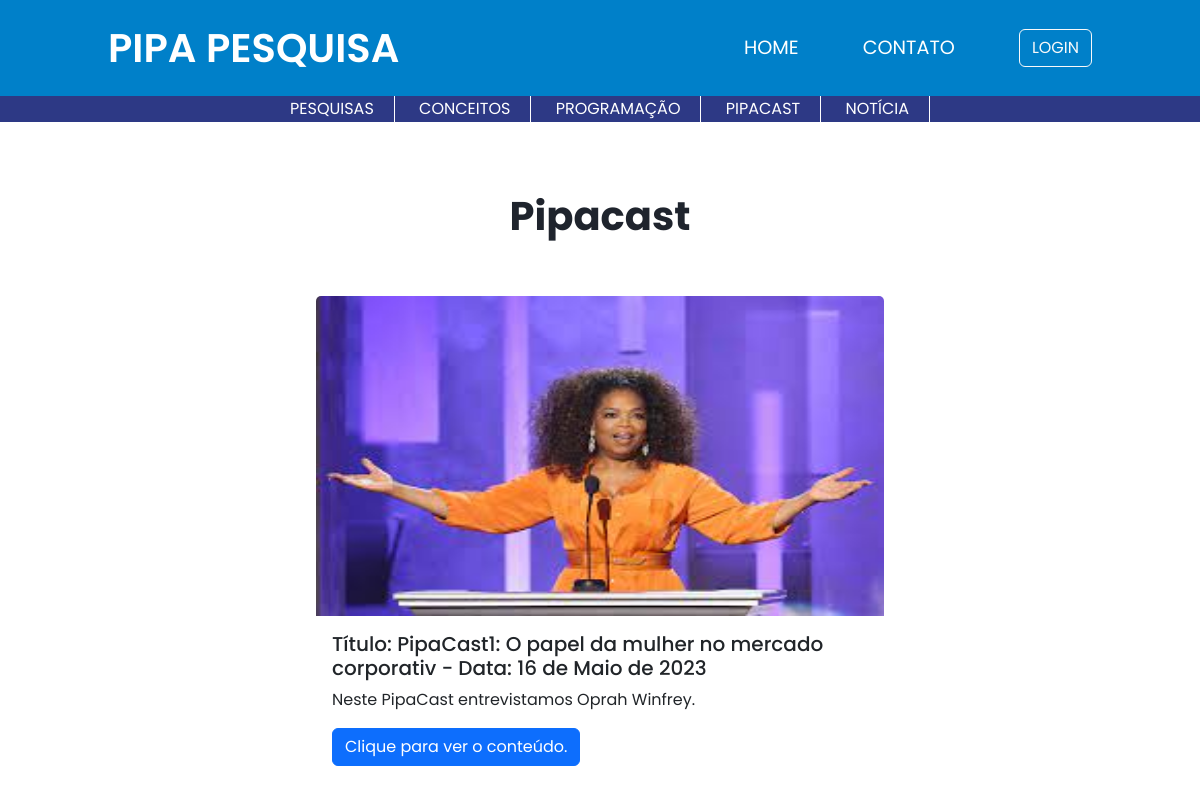
/programacao/list/, run on the app's committed database.
### relatorioapp/models.py (models this page shows)
class Programacao(models.Model):
    titulo = models.CharField(max_length=300)
    descricao = models.CharField(max_length=3000)
    tipo = models.CharField(choices=[('Programacao', 'Programação'),
                                     ('Pipacast', 'Pipacast') ], max_length=50)
    subtipo = models.CharField(choices=[('pdf', 'pdf'), ('blog', 'blog')], max_length=50,
                               default='blog')
    autor = models.CharField(max_length=30, null=True, blank=True)
    data = models.DateField()
    paragrafo1 = models.CharField(max_length=10000, null=True, blank=True)
    paragrafo2 = models.CharField(max_length=10000, null=True, blank=True)
    paragrafo3 = models.CharField(max_length=10000, null=True, blank=True)
    paragrafo4 = models.CharField(max_length=10000, null=True, blank=True)
    paragrafo5 = models.CharField(max_length=10000, null=True, blank=True)
    arquivo = models.FileField(upload_to='pdfs/', blank=True, null=True)
    imagem_thumb = models.ImageField(upload_to='images_thumb/', blank=True, null=True)
    imagem_post = models.ImageField(upload_to='images/', blank=True, null=True)
    legenda_imagem = models.CharField(max_length=300, blank=True, null=True)
    link = models.CharField(max_length=300, null=True, blank=True)
    class Meta:
        verbose_name_plural = 'programacoes'

### relatorioapp/views.py (the view)
# urls.py: path('programacao/list/', views.ProgramacaoListView.as_view(), name='list_programacao'),
class ProgramacaoListView(ListView):
    model = Programacao
    queryset = Programacao.objects.order_by('data')
    context_object_name = "lista_da_programacao"
    def get_queryset(self):
        tipo = self.request.GET.get('tipo')
        if tipo:
            return Programacao.objects.filter(tipo=tipo)
        else:
            return Programacao.objects.all()
    def get_context_data(self, **kwargs):
        context = super().get_context_data(**kwargs)
        tipo = self.request.GET.get('tipo')
        subtipo = self.request.GET.get('subtipo')
        if tipo == 'Programacao':
            context['tipo_nome']='programacao'
        elif tipo == 'Pipacast':
            context['tipo_nome']='pipacast'
        if subtipo == 'pdf':
            context['subtipo_nome']='pdf'
        elif subtipo =='blog':
            context['subtipo_nome']='blog'
        return context

### relatorioapp/templates/relatorioapp/programacao_list.html (shortened to what this page needs)
{% load static %}
<!DOCTYPE html>
<html lang="pt-br">
<head>
    <link href="https://cdn.jsdelivr.net/npm/bootstrap@5.3.0-alpha2/dist/css/bootstrap.min.css" rel="stylesheet">
    <link href='https://unpkg.com/boxicons@2.1.4/css/boxicons.min.css' rel='stylesheet'>
    <link rel="stylesheet" href="{% static 'relatorioapp\style.css'%}">
</head>
<body>
{% if user.is_authenticated%}
{% block header_logout %}
    <header class="header-1">
    <a href="#" class="logo">PIPA PESQUISA</a>
     <i class='bx bx-menu' id="menu-icon"></i>
      <nav class="navbar">
          <a href="" class="active">Olá, {{user.get_full_name}}!</a>
          <a href="{% url 'relatorio:home'%}">HOME</a>
          <a href="{% url 'relatorio:contato'%}">CONTATO</a>
          <a href="{% url 'logout' %}"><button type="button" class="btn btn-danger">LOGOUT</button></a>
      </nav>
      </header>
  {% endblock %}
{% else %}
{% block header_login %}
    <header class="header-1">
        <a href="#" class="logo">PIPA PESQUISA</a>
        <nav class="navbar">
            <a href="{% url 'relatorio:home'%}" class="active">HOME</a>
            <a href="#">CONTATO</a>
            <a href="{% url 'login' %}"><button type="button" class="btn btn-outline-light">LOGIN</button></a>
        </nav>
    </header>
{% endblock %}
{% endif %}
{% block submenu %}
<div class="submenu">
  <a href="{% url 'relatorio:list_relatorio'%}?tipo=Pesquisa" class="botao-submenu">PESQUISAS</a>
  <a href="{% url 'relatorio:conceitos_audiencia'%}" class="botao-submenu">CONCEITOS</a>
  <a href="{% url 'relatorio:list_programacao'%}?tipo=Programacao" class="botao-submenu">PROGRAMAÇÃO</a>
  <a href="{% url 'relatorio:list_programacao'%}?tipo=Pipacast" class="botao-submenu">PIPACAST</a>
  <a href="{% url 'relatorio:list_relatorio'%}?tipo=Noticia" class="botao-submenu">NOTÍCIA</a>
</div>
{% endblock %}
<br><br><br><br><br><br><br><br>
{% if 'tipo=Programacao' in request.get_full_path %}
<h1 class="t-pg-conceitos"><b>Programação</b></h1>
<br>
{% else %}
<h1 class="t-pg-conceitos"><b>Pipacast</b></h1>
<br>
{% endif %}
<br>
{% block card_relatorio %}
<div class="container">
  <div class="row">
        {% for item in lista_da_programacao %}
        <div class="card" style="width: 37rem; border: none;">
          {% if item.imagem_thumb %}
          <img src="{{item.imagem_thumb.url}}" class="card-img-top" alt="..." style="min-height: 15rem; max-height: 20rem;">
          {%else%}
          <img src="{% static '/mainApp/images/powerbi.png' %}" class="card-img-top" alt="..." style="min-height: 15rem; max-height: 20rem;">
          {% endif %}
          <div class="card-body">
            <h5 class="card-title"> Título: {{item.titulo|slice:50}} - Data: {{item.data}} </h5>
            <p class="card-text"> {{item.descricao|slice:50}}</p>
            <a href="/programacao/detail/{{item.id}}" class="btn btn-primary">Clique para ver o conteúdo.</a>
            <br>
          </div>
        </div>
        {% endfor %}
    </div>
</div>
{% endblock %}
</body>

### relatorioapp/static/relatorioapp/style.css (style rules this page uses)
* { margin: 0; padding: 0; box-sizing: border-box; text-decoration: none; outline: none; scroll-behavior: smooth; font-family: 'Poppins', sans-serif; }
:root { --bg-color: #1f242d; --second-bg-color: #323946; --text-color: #fff; --main-color: rgb(0,128,201); --color-conteudo:rgb(255,255,255); --footer-color: rgb(45,57,133); }
body { background: var(--text-color); color: var(--bg-color); }
.header-1 { position: fixed; top: 0; left: 0; width: 100%; max-height: 6rem; min-height: 6rem; padding: 2rem 9%; background-size: cover; display: flex; justify-content: space-between; align-items: center; z-index: 1000; background: var(--main-color); }
.logo { font-size: 2.5rem; color: var(--text-color); font-weight: 600; cursor: default; text-decoration: none; }
.navbar a { font-size: 1.2rem; color: var(--text-color); margin-left: 4rem; transition: 2s; text-decoration: none; }
.navbar a:hover, .navbar a.active { color: var(--text-color); }
.botao-submenu { display: inline-block; padding: 1px 20px; background-color: var(--footer-color); color: white; text-align: center; text-decoration: none; font-size: 16px; border-right: 1px solid; border-left: none; border-top: none; border-bottom: none; cursor: pointer; margin: 0; margin-top: 0; margin-bottom: 0; transition: background-color 0.3s; }
.submenu { width: 100%; margin-top: 6rem; background-color: var(--footer-color); text-align: center; scroll-behavior: auto; position: fixed; z-index: 999; }
.row { display: flex; background: row; justify-content: space-around; flex-flow: wrap; }
.card-img-top { margin-left: 0; }
.t-pg-conceitos { text-align: center; }

### data on the page
Programacao: imagem_thumb (picture), titulo "PipaCast1: O papel da mulher no mercado corporativ", data "16 de Maio de 2023", descricao "Neste PipaCast entrevistamos Oprah Winfrey."
